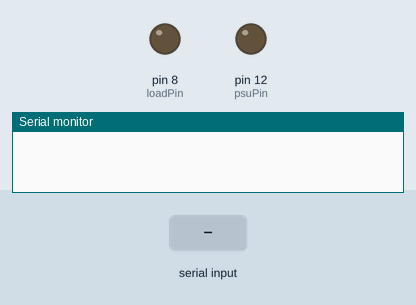
This sketch was run on a simulated Arduino Uno, built with avr-gcc and run on an emulated ATmega328P. Parts: output pins drawn as LEDs (lit = HIGH), the last lines printed to the serial monitor. Inputs (shaded band) come from the test bench.

Above: at 1.2 s.
1.3 s: "SWITCH:PSU:ON\n" received over Serial
At 2.5 s:
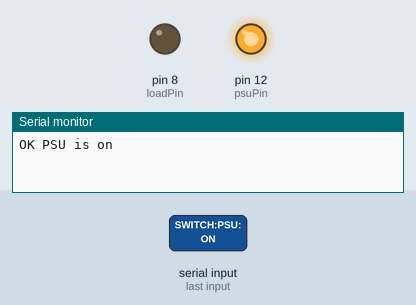
2.8 s: "SWITCH:LOAD:ON\n" received over Serial
At 3.8 s:
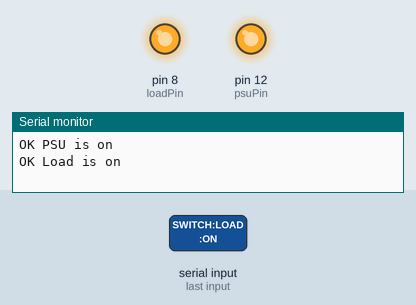
4.3 s: "SWITCH:PSU:OFF\n" received over Serial
At 4.9 s:
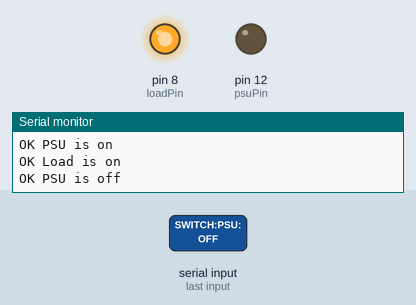
Timing chart, 0 to 7.3 s (numbered marks = the images above; inputs shaded):
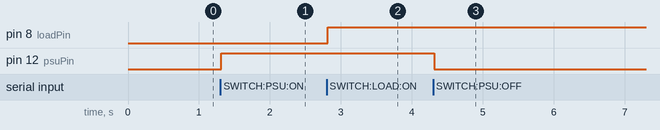

The sketch:

serial_receive.ino
```cpp
const char psuPin = 12;
const char loadPin = 8;
const String IDN = "Arduino Load Switch rev 1.0";

String inputString = "";
boolean commandReceived = false;

void switchPSU(int output){
  if(output == 0){
    digitalWrite(psuPin, LOW);
    Serial.println("OK PSU is off");
  }
  if(output == 1){
    digitalWrite(psuPin, HIGH);
    Serial.println("OK PSU is on");
  }
}

void switchLOAD(int output){
  if(output == 0){
    digitalWrite(loadPin, LOW);
    Serial.println("OK Load is off");
  }
  if(output == 1){
    digitalWrite(loadPin, HIGH);
    Serial.println("OK Load is on");
  }
  }


void setup() {
  Serial.begin(9600);
  pinMode(psuPin, OUTPUT);
  pinMode(loadPin, OUTPUT);
}

void loop() {
  if(commandReceived){
    if (inputString == "SWITCH:PSU:ON")
      switchPSU(1);
    if (inputString == "SWITCH:PSU:OFF")
      switchPSU(0);
    if (inputString == "SWITCH:LOAD:ON")
      switchLOAD(1);
    if (inputString == "SWITCH:LOAD:OFF")
      switchLOAD(0);
    if (inputString == "*IDN?")
      Serial.println(IDN);
  }
  commandReceived = false;
}

void serialEvent(){
  commandReceived = false;
  while(Serial.available()){
    //long startReceive=millis();
    inputString = Serial.readStringUntil('\n');
    inputString.trim(); //remove whitespace from the end
    inputString.toUpperCase(); // get upper-case version of the string
    //Serial.println("read duration: " + String((millis() - startReceive), DEC));
    commandReceived = true;
    }
  }
```

Measured:
- after the input at 1.3 s, pin 12 (psuPin): LOW → HIGH at once
- after the input at 2.8 s, pin 8 (loadPin): LOW → HIGH at once
- after the input at 4.3 s, pin 12 (psuPin): HIGH → LOW at once
